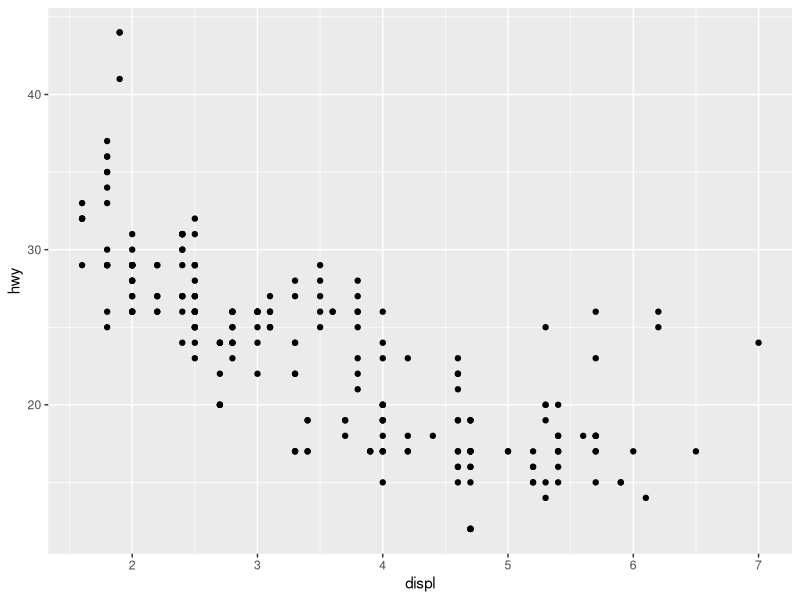
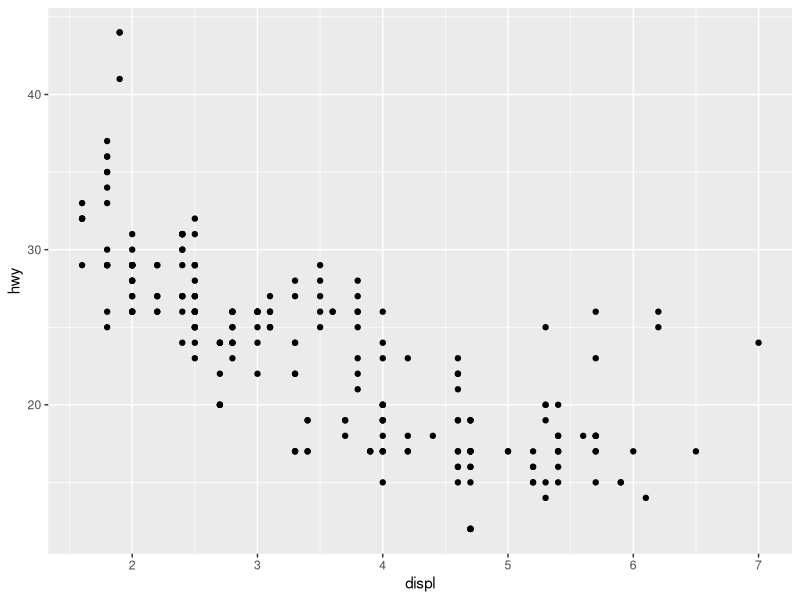
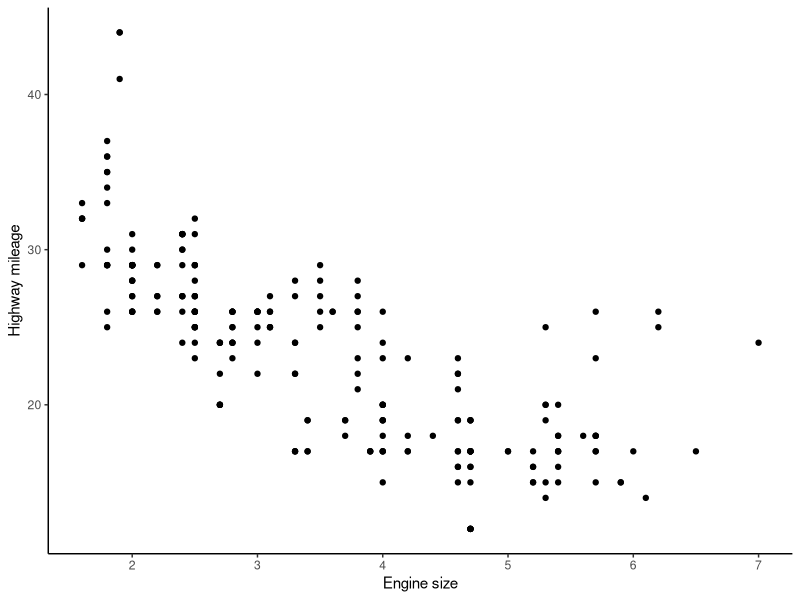
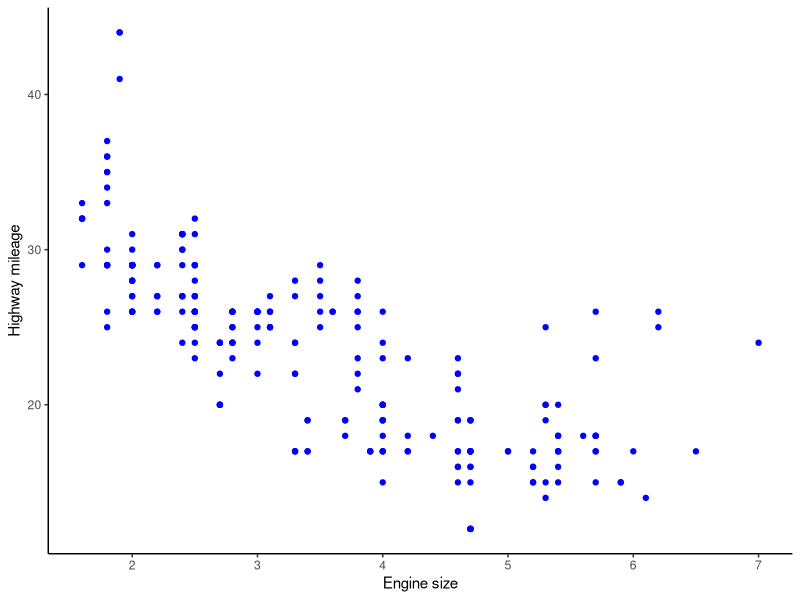
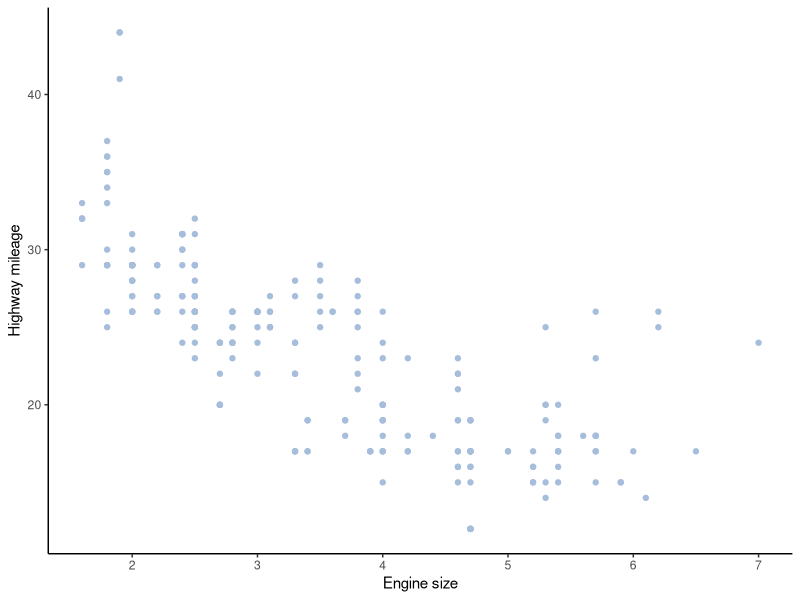
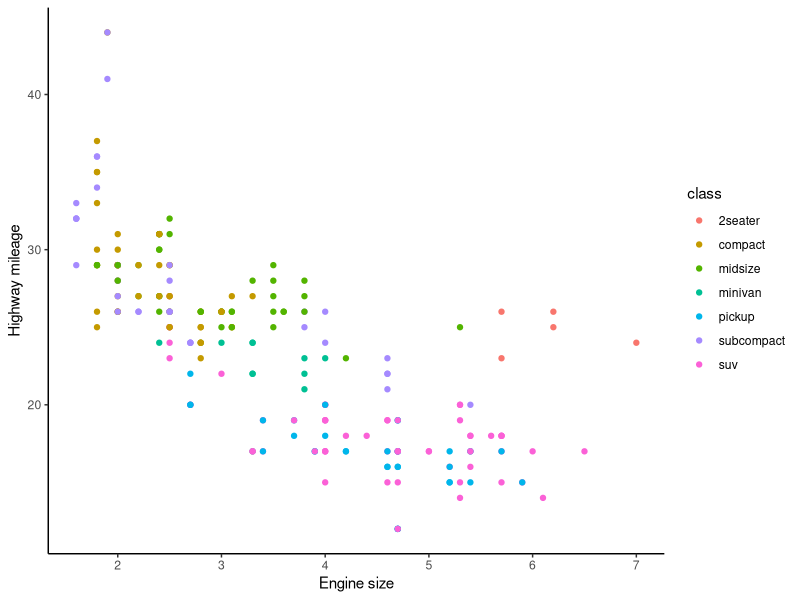
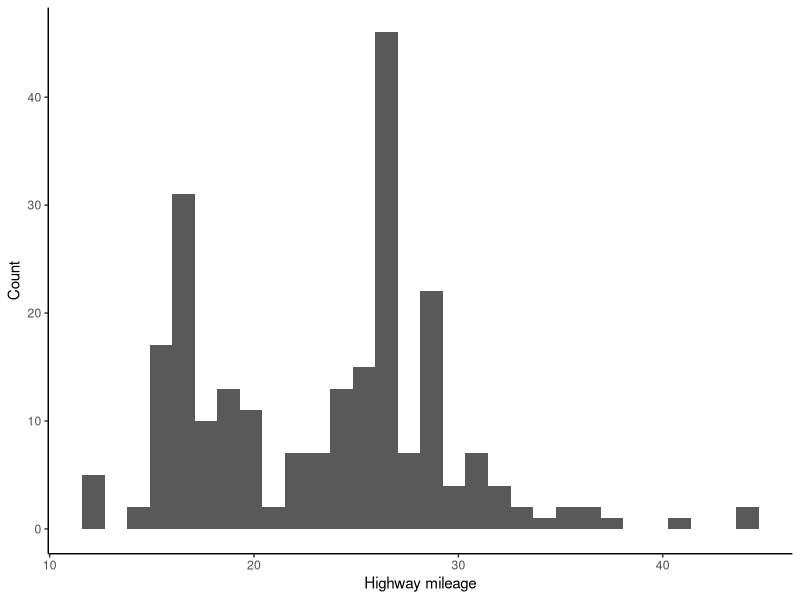

R code for these plots, in order:
## ---- chunk 1
knitr::opts_chunk$set(echo = TRUE)

## ---- chunk 2

# addition; subtraction
# you can write separate commands on the same line by using a semi-colon
2+2; 4-4

#multiplication
8*9

#division
1e3/10

#exponents and logs
2^8; sqrt(256); log(100, base = 10); log(1, base = exp(1))

#combination
(2^8) / (sqrt(2)+2 +log(10))

#You can try more by typing ?"/"

## ---- chunk 3

a = 4+5; b = 2
print(a)

a*24

a + b

a^b

#special variables and built-in constants
exp(1); pi; pi-0.1341593; pi^2

#variables don't just have to be numbers
a = "Hello World"; a; print(a)


## ---- chunk 4

####### Vectors ############
# vectors are one-dimensional lists of elements
# you can concatenate both characters and numbers using "c()"
a = c(2, "f","hello",10)
a

# you can access specific elements of a vector using index
a[3]; a[2:4]

# changing an element
a[3] = "bye"

#you can also create numeric vectors easily
b = c(1:10); d = c(1, 2, 10, 5:6)

## ---- chunk 5

########### Matrices ###########
# matrices are two dimensional objects
mat = matrix(c(1:20), 5, 4)
mat

#accessing specific rows and columns
#first number indicates row and second number indicates column 
mat[2,3]

#accessing a row
mat[4,]

#accessing a column
mat[,2]

## ---- chunk 6

########### Data frames ###########
# data frames are more formatted tables with named columns
dat <- data.frame (
  Training = c("Strength", "Stamina", "Other"),
  Pulse = c(100, 150, 120),
  Duration = c(60, 30, 45)
)

dat

# accessing specific columns
dat$Training; dat['Training']

# operating on a column
dat$Duration/5

## ---- chunk 7

#For loops translate to:
for( i in 1:5 ){ #for values of i from 1 to 5
  print(i^2) #print the square of i
}

#you can use any other letter besides i

#We can also add conditions
for( i in 1:5 ){
  if( i < 2 ){ #if i is less than 2, then
    print(i) #print i
  }else{ #else
    print(i + 1) #print i+1
  }
}

#While loops keep on running until the condition is met
i<-0 #set counter to some starting value
while( i < 5 ){ #while counter is less than 5
  print(i) #do something with it
  i=i+1 #add i to counter
}

#this will keep going until i reaches 5. 
#Use While loops reponsibly, they can get stuck in an infinite loop!


## ---- chunk 8

#Built-in functions
max(0, 2, 5); min(0, 2, 5); mean(0:200)

#the paste() function pastes characters with other characters or numbers
paste("This is the square root of 2: ", sqrt(2), sep = "")

#the length() function tells us the length of a vector
length(a)


## ---- chunk 9

#Custom function 
custom_function = function(x){
  if(x < 100){
    return(x)
  }
}

custom_function(10); custom_function(100)

## ---- chunk 10

#sapply requires 2 arguments
#1. the vector to loop over
#2. the function to apply - this could be a built-in or custom function
a = c(1:10)
b = sapply(a, custom_function)
b

## ---- chunk 11

#apply takes three arguments.
#1. the matrix or dataframe, 
#2. the axis over which to apply function - 1 for rows, 2 for columns
#3. function you want to apply. you can even use your own

#calculate mean over rows of mat
apply(mat, 1, mean)

#calculate mean over columns of mat
apply(mat, 2, mean)

## ---- chunk 12

#create vector of numbers from 1 to 5
a = c(10, 150, 1.5, 30, 65, 300)

#check IF numbers meet the following criterion. 
#this will return a LOGICAL vector
a > 100; a == 10

#we can also get which element meets the criterion
which(a > 100)

#finally, let's get the value of the element which meets the criterion
#this can be used to filer lists/vectors
a[a > 100]

## ---- chunk 13

#AND
a[(a > 100) & (a < 200)]

#note how parantheses are useful for separating multiple operations

#OR
a[(a > 100) | ((a + 1) == 11)]

## ---- chunk 14

#code here

## ---- chunk 15

#code here

## ---- chunk 16

#code here


## ---- chunk 17

## ---- chunk 18

#this will load the mtcars data frame into the environment window
data(mtcars)

#the head function shows you the first 6 rows
head(mtcars)

## ---- chunk 19

#code here

## ---- chunk 20

library(ggplot2)

data(mpg)

head(mpg)

## ---- chunk 21


ggplot(mpg, aes(x = displ, y = hwy)) + 
  geom_point()


## ---- chunk 22

ggplot(mpg) + 
  geom_point(aes(displ, hwy))


## ---- chunk 23

ggplot(mpg, aes(x = displ, y = hwy)) + 
  geom_point() + 
  theme_classic() + # change theme
  labs(x = "Engine size", y = "Highway mileage") # axis labels

## ---- chunk 24

# if you want to change the color of ALL points, place "color" outside aes()
ggplot(mpg) + 
  geom_point(aes(x = displ, y = hwy), 
             color = "blue") + 
  theme_classic() + # change theme
  labs(x = "Engine size", y = "Highway mileage") # axis labels

#You can provide hex codes for the colors as well
#I personally like getting these from https://colorbrewer2.org/
ggplot(mpg) + 
  geom_point(aes(x = displ, y = hwy), 
             color = "#a6bddb") + 
  theme_classic() + # change theme
  labs(x = "Engine size", y = "Highway mileage") # axis labels

#if you want to change the color of points by some factor, place "color" inside aes()
ggplot(mpg) + 
  geom_point(aes(x = displ, y = hwy, color = class)) + 
  theme_classic() + # change theme
  labs(x = "Engine size", y = "Highway mileage") # axis labels

## ---- chunk 25


ggplot(mpg, aes(x = hwy)) + 
  geom_histogram() + 
  theme_classic() + # change theme
  labs(x = "Highway mileage", y = "Count") # axis labels


## ---- chunk 26

#code here

## ---- chunk 27

#code here

